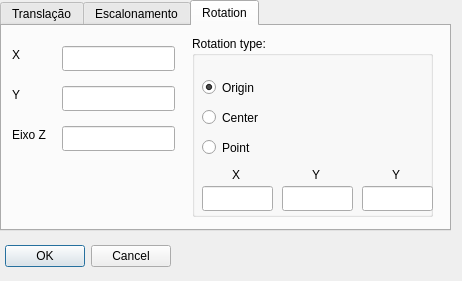
<?xml version="1.0" encoding="UTF-8"?>
<ui version="4.0">
 <class>Dialog</class>
 <widget class="QDialog" name="Dialog">
  <property name="geometry">
   <rect>
    <x>0</x>
    <y>0</y>
    <width>462</width>
    <height>281</height>
   </rect>
  </property>
  <property name="windowTitle">
   <string>Dialog</string>
  </property>
  <widget class="QDialogButtonBox" name="buttonBox">
   <property name="geometry">
    <rect>
     <x>0</x>
     <y>240</y>
     <width>171</width>
     <height>32</height>
    </rect>
   </property>
   <property name="orientation">
    <enum>Qt::Horizontal</enum>
   </property>
   <property name="standardButtons">
    <set>QDialogButtonBox::Cancel|QDialogButtonBox::Ok</set>
   </property>
  </widget>
  <widget class="QTabWidget" name="tabWidget">
   <property name="geometry">
    <rect>
     <x>0</x>
     <y>0</y>
     <width>451</width>
     <height>231</height>
    </rect>
   </property>
   <property name="currentIndex">
    <number>2</number>
   </property>
   <widget class="QWidget" name="transTab_2">
    <attribute name="title">
     <string>Translação</string>
    </attribute>
    <widget class="QLineEdit" name="transX">
     <property name="geometry">
      <rect>
       <x>30</x>
       <y>20</y>
       <width>113</width>
       <height>25</height>
      </rect>
     </property>
    </widget>
    <widget class="QLineEdit" name="transY">
     <property name="geometry">
      <rect>
       <x>30</x>
       <y>60</y>
       <width>113</width>
       <height>25</height>
      </rect>
     </property>
    </widget>
    <widget class="QLabel" name="label_7">
     <property name="geometry">
      <rect>
       <x>10</x>
       <y>20</y>
       <width>16</width>
       <height>17</height>
      </rect>
     </property>
     <property name="text">
      <string>X</string>
     </property>
    </widget>
    <widget class="QLabel" name="label_8">
     <property name="geometry">
      <rect>
       <x>10</x>
       <y>60</y>
       <width>16</width>
       <height>17</height>
      </rect>
     </property>
     <property name="text">
      <string>Y</string>
     </property>
    </widget>
    <widget class="QLabel" name="label_9">
     <property name="geometry">
      <rect>
       <x>10</x>
       <y>100</y>
       <width>16</width>
       <height>17</height>
      </rect>
     </property>
     <property name="text">
      <string>Z</string>
     </property>
    </widget>
    <widget class="QLineEdit" name="transZ">
     <property name="geometry">
      <rect>
       <x>30</x>
       <y>100</y>
       <width>113</width>
       <height>25</height>
      </rect>
     </property>
    </widget>
   </widget>
   <widget class="QWidget" name="escTab_2">
    <attribute name="title">
     <string>Escalonamento</string>
    </attribute>
    <widget class="QLabel" name="label_10">
     <property name="geometry">
      <rect>
       <x>10</x>
       <y>20</y>
       <width>16</width>
       <height>17</height>
      </rect>
     </property>
     <property name="text">
      <string>X</string>
     </property>
    </widget>
    <widget class="QLineEdit" name="escX">
     <property name="geometry">
      <rect>
       <x>40</x>
       <y>20</y>
       <width>113</width>
       <height>25</height>
      </rect>
     </property>
    </widget>
    <widget class="QLabel" name="label_11">
     <property name="geometry">
      <rect>
       <x>10</x>
       <y>70</y>
       <width>16</width>
       <height>17</height>
      </rect>
     </property>
     <property name="text">
      <string>Y</string>
     </property>
    </widget>
    <widget class="QLineEdit" name="escY">
     <property name="geometry">
      <rect>
       <x>40</x>
       <y>70</y>
       <width>113</width>
       <height>25</height>
      </rect>
     </property>
    </widget>
    <widget class="QLabel" name="label_15">
     <property name="geometry">
      <rect>
       <x>10</x>
       <y>110</y>
       <width>16</width>
       <height>17</height>
      </rect>
     </property>
     <property name="text">
      <string>Y</string>
     </property>
    </widget>
    <widget class="QLineEdit" name="escZ">
     <property name="geometry">
      <rect>
       <x>40</x>
       <y>110</y>
       <width>113</width>
       <height>25</height>
      </rect>
     </property>
    </widget>
   </widget>
   <widget class="QWidget" name="rotTab_2">
    <attribute name="title">
     <string>Rotation</string>
    </attribute>
    <widget class="QLabel" name="label_12">
     <property name="geometry">
      <rect>
       <x>10</x>
       <y>20</y>
       <width>51</width>
       <height>17</height>
      </rect>
     </property>
     <property name="text">
      <string>X</string>
     </property>
    </widget>
    <widget class="QLineEdit" name="rotX">
     <property name="geometry">
      <rect>
       <x>60</x>
       <y>20</y>
       <width>113</width>
       <height>25</height>
      </rect>
     </property>
    </widget>
    <widget class="QGroupBox" name="groupBox_2">
     <property name="geometry">
      <rect>
       <x>190</x>
       <y>10</y>
       <width>241</width>
       <height>181</height>
      </rect>
     </property>
     <property name="title">
      <string>Rotation type:</string>
     </property>
     <widget class="QRadioButton" name="rotOrigem">
      <property name="geometry">
       <rect>
        <x>10</x>
        <y>40</y>
        <width>171</width>
        <height>23</height>
       </rect>
      </property>
      <property name="text">
       <string>Origin</string>
      </property>
      <property name="checked">
       <bool>true</bool>
      </property>
     </widget>
     <widget class="QRadioButton" name="rotObject">
      <property name="geometry">
       <rect>
        <x>10</x>
        <y>70</y>
        <width>221</width>
        <height>23</height>
       </rect>
      </property>
      <property name="text">
       <string>Center</string>
      </property>
     </widget>
     <widget class="QRadioButton" name="rotPoint">
      <property name="geometry">
       <rect>
        <x>10</x>
        <y>100</y>
        <width>161</width>
        <height>23</height>
       </rect>
      </property>
      <property name="text">
       <string>Point</string>
      </property>
     </widget>
     <widget class="QLabel" name="label_13">
      <property name="geometry">
       <rect>
        <x>40</x>
        <y>130</y>
        <width>16</width>
        <height>17</height>
       </rect>
      </property>
      <property name="text">
       <string>X</string>
      </property>
     </widget>
     <widget class="QLabel" name="label_14">
      <property name="geometry">
       <rect>
        <x>120</x>
        <y>130</y>
        <width>16</width>
        <height>17</height>
       </rect>
      </property>
      <property name="text">
       <string>Y</string>
      </property>
     </widget>
     <widget class="QLineEdit" name="rotPointX">
      <property name="geometry">
       <rect>
        <x>10</x>
        <y>150</y>
        <width>71</width>
        <height>25</height>
       </rect>
      </property>
     </widget>
     <widget class="QLineEdit" name="rotPointY">
      <property name="geometry">
       <rect>
        <x>90</x>
        <y>150</y>
        <width>71</width>
        <height>25</height>
       </rect>
      </property>
     </widget>
     <widget class="QLineEdit" name="rotPointZ">
      <property name="geometry">
       <rect>
        <x>170</x>
        <y>150</y>
        <width>71</width>
        <height>25</height>
       </rect>
      </property>
      <property name="text">
       <string/>
      </property>
     </widget>
     <widget class="QLabel" name="label_18">
      <property name="geometry">
       <rect>
        <x>200</x>
        <y>130</y>
        <width>16</width>
        <height>17</height>
       </rect>
      </property>
      <property name="text">
       <string>Y</string>
      </property>
     </widget>
    </widget>
    <widget class="QLineEdit" name="rotY">
     <property name="geometry">
      <rect>
       <x>60</x>
       <y>60</y>
       <width>113</width>
       <height>25</height>
      </rect>
     </property>
    </widget>
    <widget class="QLabel" name="label_16">
     <property name="geometry">
      <rect>
       <x>10</x>
       <y>60</y>
       <width>51</width>
       <height>17</height>
      </rect>
     </property>
     <property name="text">
      <string>Y</string>
     </property>
    </widget>
    <widget class="QLabel" name="label_17">
     <property name="geometry">
      <rect>
       <x>10</x>
       <y>100</y>
       <width>51</width>
       <height>17</height>
      </rect>
     </property>
     <property name="text">
      <string>Eixo Z</string>
     </property>
    </widget>
    <widget class="QLineEdit" name="rotZ">
     <property name="geometry">
      <rect>
       <x>60</x>
       <y>100</y>
       <width>113</width>
       <height>25</height>
      </rect>
     </property>
    </widget>
   </widget>
  </widget>
 </widget>
 <resources/>
 <connections>
  <connection>
   <sender>buttonBox</sender>
   <signal>accepted()</signal>
   <receiver>Dialog</receiver>
   <slot>accept()</slot>
   <hints>
    <hint type="sourcelabel">
     <x>248</x>
     <y>254</y>
    </hint>
    <hint type="destinationlabel">
     <x>157</x>
     <y>274</y>
    </hint>
   </hints>
  </connection>
  <connection>
   <sender>buttonBox</sender>
   <signal>rejected()</signal>
   <receiver>Dialog</receiver>
   <slot>reject()</slot>
   <hints>
    <hint type="sourcelabel">
     <x>316</x>
     <y>260</y>
    </hint>
    <hint type="destinationlabel">
     <x>286</x>
     <y>274</y>
    </hint>
   </hints>
  </connection>
 </connections>
</ui>
